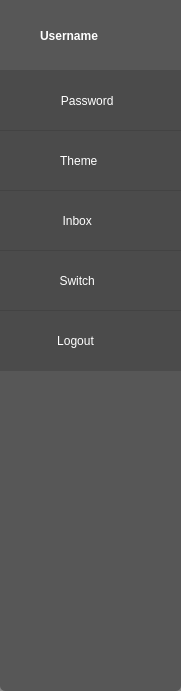
  <widget class="QFrame" name="frame_2">
   <property name="geometry">
    <rect>
     <x>0</x>
     <y>70</y>
     <width>181</width>
     <height>691</height>
    </rect>
   </property>
   <property name="styleSheet">
    <string notr="true">QFrame{background-color:rgba(55,55,55,0.6);
border-bottom-left-radius:5px;border-bottom-right-radius:5px;}QPushButton {	
color: #333;
border: 2px solid #555;
border-radius: 11px;
padding: 5px;
background: qradialgradient(cx: 0.3, cy: -0.4,
fx: 0.3, fy: -0.4,
radius: 1.35, stop: 0 #fff, stop: 1 #888);
min-width: 80px;
background-color: rgba(55,55,55,0.4)
}
QPushButton:hover {
background-color:rgba(77, 166, 255,0.6)
}

QPushButton:pressed {
background: qradialgradient(cx: 0.4, cy: -0.1,
fx: 0.4, fy: -0.1,
radius: 1.35, stop: 0 #fff, stop: 1 #ddd);
}</string>
   </property>
   <property name="frameShape">
    <enum>QFrame::StyledPanel</enum>
   </property>
   <property name="frameShadow">
    <enum>QFrame::Raised</enum>
   </property>
   <widget class="QLabel" name="notify_2">
    <property name="geometry">
     <rect>
      <x>50</x>
      <y>490</y>
      <width>21</width>
      <height>20</height>
     </rect>
    </property>
    <property name="styleSheet">
     <string notr="true">background-color:transparent;color: red; 
</string>
    </property>
    <property name="text">
     <string/>
    </property>
   </widget>
   <widget class="QLabel" name="Usernamelbl">
    <property name="geometry">
     <rect>
      <x>40</x>
      <y>20</y>
      <width>141</width>
      <height>31</height>
     </rect>
    </property>
    <property name="styleSheet">
     <string notr="true">font: 25 11pt &quot;Ubuntu Light&quot;;
font-weight:500;
color:white;background-color:transparent;</string>
    </property>
    <property name="text">
     <string>Username</string>
    </property>
   </widget>
   <widget class="QPushButton" name="pushButton">
    <property name="geometry">
     <rect>
      <x>0</x>
      <y>10</y>
      <width>90</width>
      <height>51</height>
     </rect>
    </property>
    <property name="minimumSize">
     <size>
      <width>90</width>
      <height>0</height>
     </size>
    </property>
    <property name="styleSheet">
     <string notr="true">background-color: tranparent;
background:transparent;
border: 0px;
border-radius:50px;</string>
    </property>
    <property name="text">
     <string/>
    </property>
    <property name="icon">
     <iconset resource="LIBPRO.qrc">
      <normaloff>:/barIcon/Resources/icon/user (1).png</normaloff>:/barIcon/Resources/icon/user (1).png</iconset>
    </property>
    <property name="iconSize">
     <size>
      <width>30</width>
      <height>100</height>
     </size>
    </property>
   </widget>
   <widget class="QPushButton" name="publicChat_3">
    <property name="geometry">
     <rect>
      <x>0</x>
      <y>250</y>
      <width>181</width>
      <height>61</height>
     </rect>
    </property>
    <property name="toolTip">
     <string>Renting book</string>
    </property>
    <property name="whatsThis">
     <string>Add
</string>
    </property>
    <property name="styleSheet">
     <string notr="true">border: 0px;
border-radius:0;
border-left:10;
border-color:white;
color:white;
font: 25 11pt &quot;Ubuntu Light&quot;;</string>
    </property>
    <property name="text">
     <string>      Switch              </string>
    </property>
    <property name="icon">
     <iconset resource="LIBPRO.qrc">
      <normaloff>:/icon/Resources/icon/shuffle (1).png</normaloff>:/icon/Resources/icon/shuffle (1).png</iconset>
    </property>
    <property name="iconSize">
     <size>
      <width>30</width>
      <height>30</height>
     </size>
    </property>
   </widget>
   <widget class="QPushButton" name="logout">
    <property name="geometry">
     <rect>
      <x>0</x>
      <y>310</y>
      <width>181</width>
      <height>61</height>
     </rect>
    </property>
    <property name="toolTip">
     <string>Log out
</string>
    </property>
    <property name="whatsThis">
     <string>Add
</string>
    </property>
    <property name="styleSheet">
     <string notr="true">border: 0px;
border-radius:0;
border-left:10;
border-color:white;
color:white;
font: 25 11pt &quot;Ubuntu Light&quot;;</string>
    </property>
    <property name="text">
     <string>     Logout              </string>
    </property>
    <property name="icon">
     <iconset resource="LIBPRO.qrc">
      <normaloff>:/icon/Resources/icon/logout (1).png</normaloff>:/icon/Resources/icon/logout (1).png</iconset>
    </property>
    <property name="iconSize">
     <size>
      <width>35</width>
      <height>35</height>
     </size>
    </property>
   </widget>
   <widget class="QPushButton" name="publicChat_2">
    <property name="geometry">
     <rect>
      <x>0</x>
      <y>190</y>
      <width>181</width>
      <height>61</height>
     </rect>
    </property>
    <property name="toolTip">
     <string>Account statistic</string>
    </property>
    <property name="whatsThis">
     <string>Add
</string>
    </property>
    <property name="styleSheet">
     <string notr="true">border: 0px;
border-radius:0;
border-left:10;
border-color:white;
color:white;
font: 25 11pt &quot;Ubuntu Light&quot;;</string>
    </property>
    <property name="text">
     <string>      Inbox              </string>
    </property>
    <property name="icon">
     <iconset resource="LIBPRO.qrc">
      <normaloff>:/icon/Resources/icon/earth-globe.png</normaloff>:/icon/Resources/icon/earth-globe.png</iconset>
    </property>
    <property name="iconSize">
     <size>
      <width>35</width>
      <height>35</height>
     </size>
    </property>
   </widget>
   <widget class="QPushButton" name="theme">
    <property name="geometry">
     <rect>
      <x>0</x>
      <y>130</y>
      <width>181</width>
      <height>61</height>
     </rect>
    </property>
    <property name="toolTip">
     <string>Renting book</string>
    </property>
    <property name="whatsThis">
     <string>Add
</string>
    </property>
    <property name="styleSheet">
     <string notr="true">border: 0px;
border-radius:0;
border-left:10;
border-color:white;
color:white;
font: 25 11pt &quot;Ubuntu Light&quot;;</string>
    </property>
    <property name="text">
     <string>       Theme              </string>
    </property>
    <property name="icon">
     <iconset resource="LIBPRO.qrc">
      <normaloff>:/icon/Resources/icon/567.png</normaloff>:/icon/Resources/icon/567.png</iconset>
    </property>
    <property name="iconSize">
     <size>
      <width>30</width>
      <height>30</height>
     </size>
    </property>
    <property name="autoDefault">
     <bool>false</bool>
    </property>
   </widget>
   <widget class="QPushButton" name="publicChat_6">
    <property name="geometry">
     <rect>
      <x>0</x>
      <y>70</y>
      <width>181</width>
      <height>61</height>
     </rect>
    </property>
    <property name="toolTip">
     <string>Change your password
</string>
    </property>
    <property name="whatsThis">
     <string>Add
</string>
    </property>
    <property name="styleSheet">
     <string notr="true">border: 0px;
border-radius:0;
border-left:10;
border-color:white;
color:white;
font: 25 11pt &quot;Ubuntu Light&quot;;</string>
    </property>
    <property name="text">
     <string>      Password        </string>
    </property>
    <property name="icon">
     <iconset resource="LIBPRO.qrc">
      <normaloff>:/icon/Resources/icon/345.png</normaloff>:/icon/Resources/icon/345.png</iconset>
    </property>
    <property name="iconSize">
     <size>
      <width>32</width>
      <height>32</height>
     </size>
    </property>
   </widget>
   <widget class="QLabel" name="notify">
    <property name="geometry">
     <rect>
      <x>40</x>
      <y>230</y>
      <width>16</width>
      <height>16</height>
     </rect>
    </property>
    <property name="styleSheet">
     <string notr="true">background-color:transparent;color: red; 
font: 25 10pt &quot;Ubuntu Light&quot;;
border-radius: 10px;</string>
    </property>
    <property name="text">
     <string/>
    </property>
   </widget>
  </widget>
